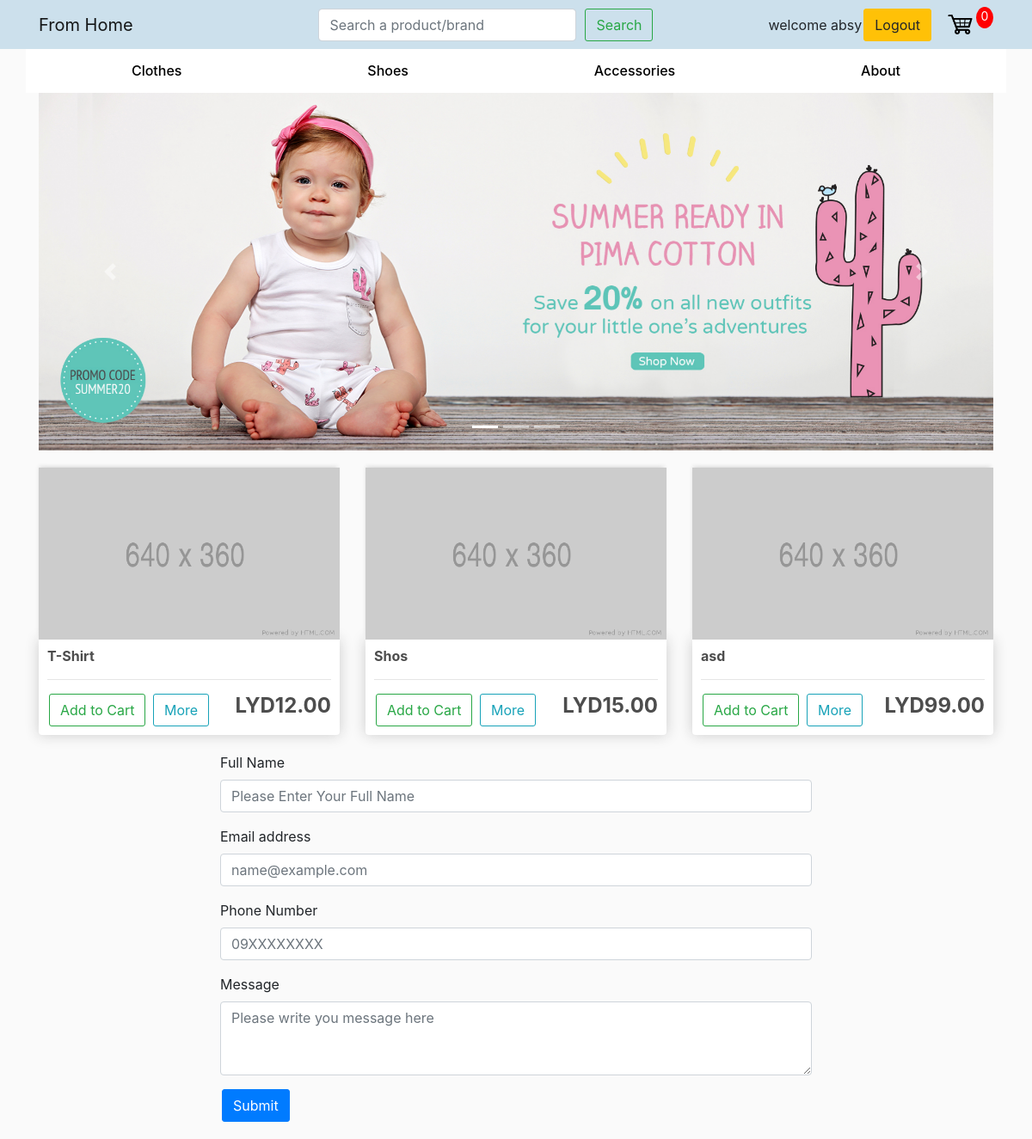
Screenshot of / (signed in) with the database file from the repository.
### store/models.py (models this page shows, shortened)
class Product(models.Model):
    title = models.CharField(max_length=200, null=True)
    details = models.TextField(null=True)
    price = models.DecimalField(max_digits=8, decimal_places=2, null=True)
    color = models.CharField(max_length=200, null=True)
    season = models.CharField(max_length=200, null=True)
    gender = models.CharField(max_length=200, null=True)
    brand = models.CharField(max_length=200, null=True)
    size = models.CharField(max_length=200, null=True)
    featured = models.BooleanField(default=False)

### store/views.py (the view)
# urls.py: 2. Add a URL to urlpatterns:  path('', views.home, name='home')
def home(request):
    products = Product.objects.all()[:3]
    context = {'products':products}
    return render(request, 'store/home.html', context)

### store/templates/store/home.html (shortened to what this page needs)
{% extends 'store/base.html' %}
{% load static %}
{% block content %}
<div id="carouselExampleIndicators" class="carousel slide" data-ride="carousel">
    <ol class="carousel-indicators">
      <li data-target="#carouselExampleIndicators" data-slide-to="0" class="active"></li>
      <li data-target="#carouselExampleIndicators" data-slide-to="1"></li>
      <li data-target="#carouselExampleIndicators" data-slide-to="2"></li>
    </ol>
    <div class="carousel-inner">
      <div class="carousel-item active">
        <img class="d-block w-100" src="{% static 'images/cov1.jpg' %}" alt="First slide">
      </div>
    </div>
    <a class="carousel-control-prev" href="#carouselExampleIndicators" role="button" data-slide="prev">
      <span class="carousel-control-prev-icon" aria-hidden="true"></span>
    </a>
    <a class="carousel-control-next" href="#carouselExampleIndicators" role="button" data-slide="next">
      <span class="carousel-control-next-icon" aria-hidden="true"></span>
    </a>
</div>
<div class="row" style="margin-top: 10px">
    {% for product in products %}
    <div class="col-lg-4">
        <img class="thumbnail" src="{% static 'images/placeholder.png' %}">
        <div class="box-element product">
            <h6><strong>{{product.title}}</strong></h6>
            <hr>
            <button  class="btn btn-outline-success add-btn">Add to Cart</button>
            <a class="btn btn-outline-info" href="{% url 'detailview' %}">More</a>
            <h4 style="float: right;"><strong>LYD{{product.price}}</strong></h4>
        </div>
    </div>
    {% endfor %}
</div>
<div class="center_div">
    <form>
      <div class="form-group">
        <label for="formGroupExampleInput">Full Name</label>
        <input type="text" class="form-control" id="formGroupExampleInput" placeholder="Please Enter Your Full Name">
      </div>
      <div class="form-group">
        <label for="exampleFormControlInput1">Email address</label>
        <input type="email" class="form-control" id="exampleFormControlInput1" placeholder="name@example.com">
      </div>
      <div class="form-group">
        <label for="exampleFormControlInput1" >Phone Number</label>
        <input type="tel" class="form-control" id="exampleFormControlInput1" placeholder="09XXXXXXXX" >
      </div>
      <div class="form-group">
        <label for="exampleFormControlTextarea1">Message</label>
        <textarea class="form-control" id="exampleFormControlTextarea1" placeholder="Please write you message here" rows="3"></textarea>
      </div>
      <div class="text-align: center">
        <button type="submit" class="btn btn-primary">Submit</button>
      </div>
    </form>
</div>
{% endblock %}

### store/templates/store/base.html (shortened to what this page needs)
<!DOCTYPE html>
{% load static %}
<html>
    <head>
        <link rel="stylesheet" href="https://stackpath.bootstrapcdn.com/bootstrap/4.5.0/css/bootstrap.min.css">
        <link rel="stylesheet" type="text/css" href="{% static 'css/base.css' %}">
    </head>
    <body>
        <nav class="navbar sticky-top navbar-expand-sm navbar-light" style="background-color: #cce0ec;">
            <div class="container">
                <a class="navbar-brand" href="{% url 'Store Home' %}">From Home </a>
                <div style="margin-left: 18%;">
                    <form class="form-inline my-2 my-lg-0">
                    <input class="form-control mr-sm-2" type="search" placeholder="Search a product/brand" aria-label="Search" id="navBarSearchForm">
                    <button class="btn btn-outline-success my-2 my-sm-0" type="submit">Search</button>
                    </form>
                </div>
                <div class="collapse navbar-collapse" id="navbarSupportedContent">
                    {% if user.is_authenticated %}
                    welcome {{ user.username }}
                    <div class="form-inline my-2 my-lg-0">
                        <a href="{% url 'logout' %}"class="btn btn-warning">Logout</a>
                        <a href="{% url 'cart' %}">
                        <img  id="cart-icon" src="{% static 'images/cart.png' %}">
                        </a>
                        <p id="cart-total">0</p>
                    </div>
                    {% else %}
                    <div class="form-inline my-2 my-lg-0">
                        <a href="{% url 'signup' %}"class="btn btn-warning" id='signup'>Sign-Up</a>
                        <a href="{% url 'login' %}"class="btn btn-warning">Login</a>
                    </div>
                    {%endif%}
                </div>
            </div>
        </nav>
        <div class="container" style="background-color: #ffffff;">
            <div class="d-flex justify-content-around" >
                 <div class="p-2 bd-highlight">
                     <a class="nav-link mb-0 h6" style="color: #000000;" href="{% url 'listview' %}">Clothes<span class="sr-only">(current)</span></a>
                 </div>
                <div class="p-2 bd-highlight">
                     <a class="nav-link mb-0 h6" style="color: #000000;" href="#">Shoes<span class="sr-only">(current)</span></a>
                </div>
                <div class="p-2 bd-highlight">
                    <a class="nav-link mb-0 h6" style="color: #000000;" href="#">Accessories<span class="sr-only">(current)</span></a>
                </div>
                <div class="p-2 bd-highlight">
                    <a class="nav-link mb-0 h6" style="color: #000000;" href="#">About<span class="sr-only">(current)</span></a>
                </div>
            </div>
        </div>
        <div class="container">
            {% block content %}
            {% endblock content %}
        </div>
    </body>
</html>

### static/css/base.css (style rules this page uses)
body { background-color: hsl(0, 0%, 98%); }
h1,h2,h3,h4,h5,h6 { color:hsl(0, 0%, 30%); }
.box-element { box-shadow:hsl(0, 0%, 80%) 0 0 16px; background-color: #fff; border-radius: 4px; padding: 10px; }
.thumbnail { width: 100%; height: 200px; -webkit-box-shadow: -1px -3px 5px -2px rgba(214,214,214,1); -moz-box-shadow: -1px -3px 5px -2px rgba(214,214,214,1); box-shadow: -1px -3px 5px -2px rgba(214,214,214,1); }
.product { border-radius: 0 0 4px 4px; }
#cart-icon { width:35px; display: inline-block; margin-left: 15px; }
#cart-total { display: block; text-align: center; color:#fff; background-color: red; width: 20px; height: 25px; border-radius: 50%; font-size: 14px; }
.col-lg-4, .col-lg-6, .col-lg-8, .col-lg-12 { margin-top: 10px; }
.btn { border-radius: 3px; margin-left: 2px; margin-right: 2px; }
#navBarSearchForm { width:300px !important }
.center_div { padding-right: 100px; padding-left: 100px; padding-top: 20px; padding-bottom: 20px; margin: 0 auto; width:80% }

### rows the page displays
Product: title "T-Shirt", price "12.00"
Product: title "Shos", price "15.00"
Product: title "asd", price "99.00"

### other values shown
{{ user.username }} "absy"
